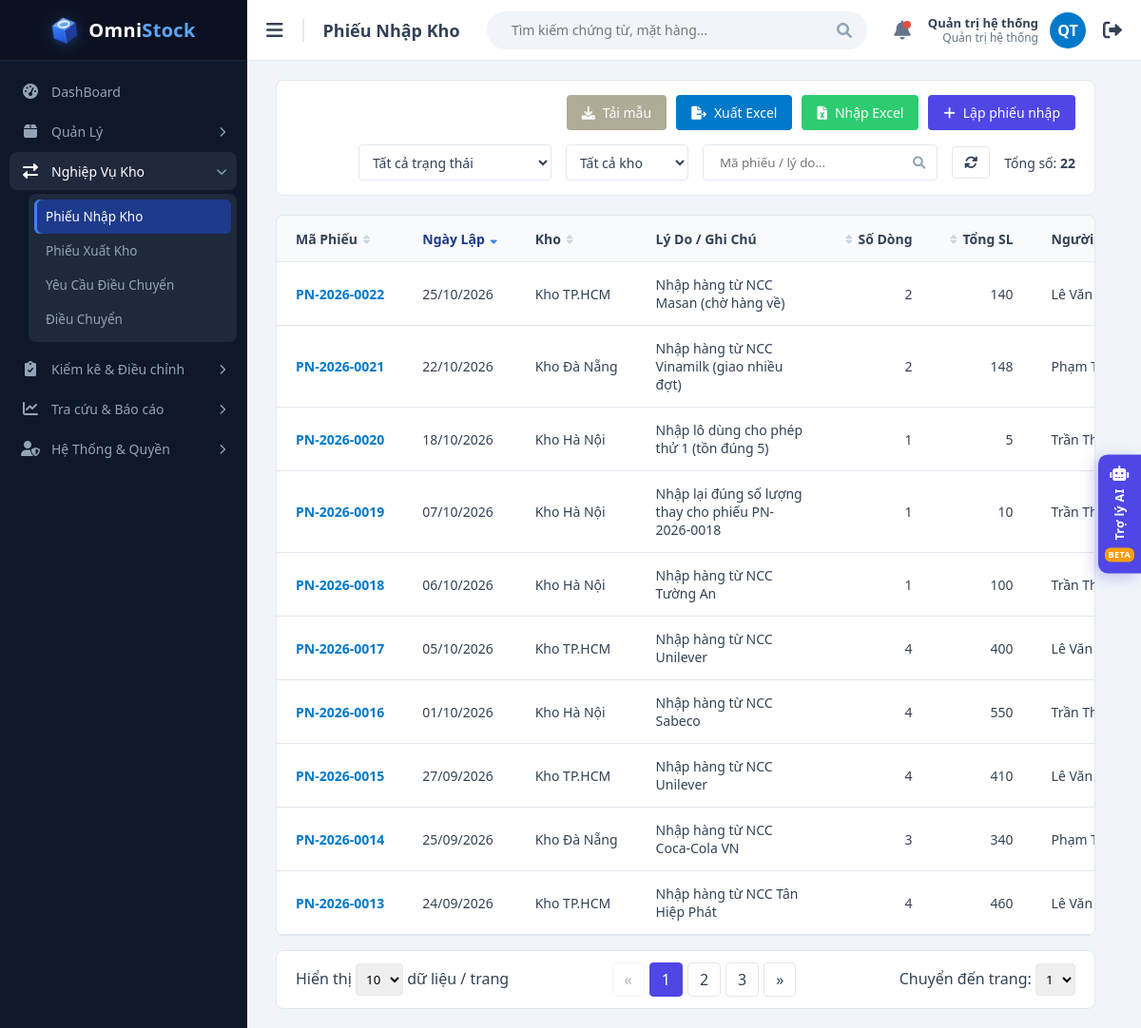
The app's page /views/voucher_list.php?type=IMPORT (signed in) with its own data.
### tables this page shows
CREATE TABLE users (
  id             INT UNSIGNED AUTO_INCREMENT PRIMARY KEY,
  username       VARCHAR(50)  NOT NULL,
  password_hash  VARCHAR(255) NOT NULL,              
  full_name      VARCHAR(100) NOT NULL,
  email          VARCHAR(100) NULL,
   
  role           ENUM('ADMIN','MANAGER','STAFF') NOT NULL DEFAULT 'STAFF',
  is_active      TINYINT(1)   NOT NULL DEFAULT 1,      
   
  must_change_password TINYINT(1) NOT NULL DEFAULT 0,
  last_login_at  DATETIME     NULL,
  created_at     DATETIME     NOT NULL DEFAULT CURRENT_TIMESTAMP,
  updated_at     DATETIME     NOT NULL DEFAULT CURRENT_TIMESTAMP ON UPDATE CURRENT_TIMESTAMP,
  UNIQUE KEY uq_users_username (username),
  UNIQUE KEY uq_users_email (email)
);

CREATE TABLE vouchers (
  id                    INT UNSIGNED AUTO_INCREMENT PRIMARY KEY,
  code                  VARCHAR(30)  NOT NULL,       
  type                  ENUM('IMPORT','EXPORT','TRANSFER','ADJUSTMENT') NOT NULL,
  warehouse_id          INT UNSIGNED NOT NULL,       
  to_warehouse_id       INT UNSIGNED NULL,           
  reference_voucher_id  INT UNSIGNED NULL,           
  voucher_date          DATE         NOT NULL,       
  status                ENUM('PENDING','APPROVED','PARTIAL','IN_TRANSIT','DISCREPANCY',
                             'COMPLETED','CLOSED','CANCELLED','REJECTED') NOT NULL DEFAULT 'PENDING',
  reason                VARCHAR(255) NULL,           
  closed_reason         VARCHAR(255) NULL,           
  shipped_at            DATETIME     NULL,           
  completed_at          DATETIME     NULL,           
   
   
  client_token          CHAR(32)     NULL,
  created_by            INT UNSIGNED NOT NULL,       
  approved_by           INT UNSIGNED NULL,           
  approved_at           DATETIME     NULL,
  created_at            DATETIME     NOT NULL DEFAULT CURRENT_TIMESTAMP,
  UNIQUE KEY uq_vouchers_code (code),
  UNIQUE KEY uq_vouchers_client_token (client_token),
  KEY idx_vouchers_status (status),
  KEY idx_vouchers_wh_status (warehouse_id, status),
  KEY idx_vouchers_type_date (type, voucher_date),
  CONSTRAINT fk_vouchers_wh       FOREIGN KEY (warehouse_id)         REFERENCES warehouses(id),
  CONSTRAINT fk_vouchers_to_wh    FOREIGN KEY (to_warehouse_id)      REFERENCES warehouses(id),
  CONSTRAINT fk_vouchers_ref      FOREIGN KEY (reference_voucher_id) REFERENCES vouchers(id),
  CONSTRAINT fk_vouchers_creator  FOREIGN KEY (created_by)           REFERENCES users(id),
  CONSTRAINT fk_vouchers_approver FOREIGN KEY (approved_by)          REFERENCES users(id),
   
  CONSTRAINT ck_vouchers_transfer CHECK (
       (type =  'TRANSFER' AND to_warehouse_id IS NOT NULL AND to_warehouse_id <> warehouse_id)
    OR (type <> 'TRANSFER' AND to_warehouse_id IS NULL)
  ),
   
  CONSTRAINT ck_vouchers_adjust_reason CHECK (
       type <> 'ADJUSTMENT' OR (reason IS NOT NULL AND reason <> '')
  ),
   
  CONSTRAINT ck_vouchers_reference CHECK (
       reference_voucher_id IS NULL OR type = 'ADJUSTMENT'
  ),
   
  CONSTRAINT ck_vouchers_approval CHECK (
       status = 'PENDING' OR (approved_by IS NOT NULL AND approved_at IS NOT NULL)
  )
);

CREATE TABLE warehouses (
  id          INT UNSIGNED AUTO_INCREMENT PRIMARY KEY,
  code        VARCHAR(20)  NOT NULL,
  name        VARCHAR(100) NOT NULL,
  address     VARCHAR(255) NULL,
  is_active   TINYINT(1)   NOT NULL DEFAULT 1,
   
  is_transit  TINYINT(1)   NOT NULL DEFAULT 0,
  created_at  DATETIME     NOT NULL DEFAULT CURRENT_TIMESTAMP,
   
   
  name_key    VARCHAR(100) AS (LOWER(name)) PERSISTENT,
  UNIQUE KEY uq_warehouses_code (code),
  UNIQUE KEY uq_warehouses_name (name_key)
);

### views/voucher_list.php (the view, shortened to what the rows shown need)
<?php
require_once __DIR__ . '/../functions/db_connection.php';
require_once __DIR__ . '/../functions/helpers.php';
require_once __DIR__ . '/../functions/auth.php';
require_once __DIR__ . '/../functions/voucher_functions.php';
$user = requireLogin('../');
$type     = requestedVoucherType($_GET['type'] ?? '');
$typeInfo = voucherPageInfo($type);
[$keyword, $pageSize, $page] = readListParams();
$filters = [
    'keyword'      => $keyword,
    'status'       => in_array($_GET['status'] ?? '', VOUCHER_TYPE_STATUSES[$type], true) ? $_GET['status'] : '',
    'warehouse_id' => (int) ($_GET['warehouse'] ?? 0),
];
$sort = readSort(VOUCHER_SORT_COLUMNS, 'date', 'desc');
$vouchers      = [];
try {
    $pdo           = getDbConnection();
    $totalVouchers = countVouchers($pdo, $type, $filters, $user['warehouses']);
    $totalPages    = max(1, (int) ceil($totalVouchers / $pageSize));
    $page          = min($page, $totalPages);
    $vouchers      = getVouchers($pdo, $type, $filters, $user['warehouses'], $pageSize, ($page - 1) * $pageSize, $sort);
} catch (PDOException $e) {
    $totalPages = 1;
    $dbError    = 'Không thể tải dữ liệu: ' . $e->getMessage();
}
$pageTitle  = $typeInfo['title'];
$basePath   = '../';
require __DIR__ . '/layout/header.php';
?>
            <div class="table-container">
                <table class="nowrap-table">
                    <thead>
                        <tr>
                            <?= sortHeader('Mã Phiếu', 'code', $sort) ?>
                            <?= sortHeader('Ngày Lập', 'date', $sort, '', 'desc') ?>
                            <?= sortHeader($type === 'TRANSFER' ? 'Kho Đi → Kho Đến' : 'Kho', 'warehouse', $sort) ?>
                            <th>Lý Do / Ghi Chú</th>
                            <?= sortHeader('Số Dòng', 'lines', $sort, 'text-right', 'desc') ?>
                            <?= sortHeader('Tổng SL', 'total_qty', $sort, 'text-right', 'desc') ?>
                            <?= sortHeader('Người Lập', 'creator', $sort) ?>
                        </tr>
                    </thead>
                    <tbody>
                        <?php foreach ($vouchers as $voucher): ?>
                            <tr>
                                <td><a class="link-strong" href="voucher_detail.php?id=<?= (int) $voucher['id'] ?>"><?= e($voucher['code']) ?></a></td>
                                <td><?= formatDate($voucher['voucher_date']) ?></td>
                                <td>
                                    <?= e($voucher['warehouse_name']) ?>
                                </td>
                                <td class="wrap"><?= $voucher['reason'] !== null ? e($voucher['reason']) : '<span class="muted">—</span>' ?></td>
                                <td class="text-right"><?= (int) $voucher['line_count'] ?></td>
                                <td class="text-right"><?= formatQty($voucher['total_qty']) ?></td>
                                <td><?= e($voucher['creator_name']) ?></td>
                            </tr>
                        <?php endforeach; ?>
                    </tbody>
                </table>
            </div>
<?php require __DIR__ . '/layout/footer.php'; ?>

### views/layout/header.php (shortened to what the rows shown need)
<!DOCTYPE html>
<html lang="vi">
<head>
    <link href="https://cdnjs.cloudflare.com/ajax/libs/font-awesome/6.0.0/css/all.min.css" rel="stylesheet">
    <link href="<?= e(asset($basePath, 'css/style.css')) ?>" rel="stylesheet">
</head>
<body>
    <div class="main-content">
        <div class="top-navbar">
            <div class="nav-left">
                <h2 class="page-title-nav"><?= e($pageTitle) ?></h2>
            </div>
            <div class="nav-right">
                <a class="user-link" href="<?= $basePath ?>views/change_password.php" title="<?= e($user['username']) ?> · Đổi mật khẩu">
                    <div class="user-info">
                        <strong><?= e($user['full_name']) ?></strong>
                        <span><?= e(roleLabel($user['role'])) ?></span>
                    </div>
                    <div class="avatar"><?= e(userInitials($user['full_name'])) ?></div>
                </a>
            </div>
        </div>
        <div class="content-body">

### records on screen
users: full_name "Quản trị hệ thống", role "Quản trị hệ thống", full_name "QT"
vouchers: code "PN-2026-0022", voucher_date "25/10/2026", warehouse.name "Kho TP.HCM", reason "Nhập hàng từ NCC Masan (chờ hàng về)", line_count "2", total_qty "140", created_by.full_name "Lê Văn…"
vouchers: code "PN-2026-0021", voucher_date "22/10/2026", warehouse.name "Kho Đà Nẵng", reason "Nhập hàng từ NCC Vinamilk (giao nhiều đợt)", line_count "2", total_qty "148", created_by.full_name "Phạm…"
vouchers: code "PN-2026-0020", voucher_date "18/10/2026", warehouse.name "Kho Hà Nội", reason "Nhập lô dùng cho phép thử 1 (tồn đúng 5)", line_count "1", total_qty "5", created_by.full_name "Trần…"
vouchers: code "PN-2026-0019", voucher_date "07/10/2026", warehouse.name "Kho Hà Nội", reason "Nhập lại đúng số lượng thay cho phiếu PN-2026-0018", line_count "1", total_qty "10", created_by.full_name "Trần…"
vouchers: code "PN-2026-0018", voucher_date "06/10/2026", warehouse.name "Kho Hà Nội", reason "Nhập hàng từ NCC Tường An", line_count "1", total_qty "100", created_by.full_name "Trần…"
vouchers: code "PN-2026-0017", voucher_date "05/10/2026", warehouse.name "Kho TP.HCM", reason "Nhập hàng từ NCC Unilever", line_count "4", total_qty "400", created_by.full_name "Lê Văn…"
vouchers: code "PN-2026-0016", voucher_date "01/10/2026", warehouse.name "Kho Hà Nội", reason "Nhập hàng từ NCC Sabeco", line_count "4", total_qty "550", created_by.full_name "Trần…"
vouchers: code "PN-2026-0015", voucher_date "27/09/2026", warehouse.name "Kho TP.HCM", reason "Nhập hàng từ NCC Unilever", line_count "4", total_qty "410", created_by.full_name "Lê Văn…"
vouchers: code "PN-2026-0014", voucher_date "25/09/2026", warehouse.name "Kho Đà Nẵng", reason "Nhập hàng từ NCC Coca-Cola VN", line_count "3", total_qty "340", created_by.full_name "Phạm…"
vouchers: code "PN-2026-0013", voucher_date "24/09/2026", warehouse.name "Kho TP.HCM", reason "Nhập hàng từ NCC Tân Hiệp Phát", line_count "4", total_qty "460", created_by.full_name "Lê Văn…"

### other values on screen
$menuGroup['label'] "Quản Lý"
$menuGroup['label'] "Nghiệp Vụ Kho"
$menuLabel "Phiếu Nhập Kho"
$menuLabel "Phiếu Xuất Kho"
$menuLabel "Yêu Cầu Điều Chuyển"
$menuLabel "Điều Chuyển"
$menuGroup['label'] "Kiểm kê & Điều chỉnh"
$menuGroup['label'] "Tra cứu & Báo cáo"
$menuGroup['label'] "Hệ Thống & Quyền"
$pageTitle "Phiếu Nhập Kho"
$typeInfo['create'] "Lập phiếu nhập"
$totalVouchers "22"
$label "Mã Phiếu Ngày Lập Kho Số Dòng Tổng SL Người…"
form field value "10"
form field value "1"
